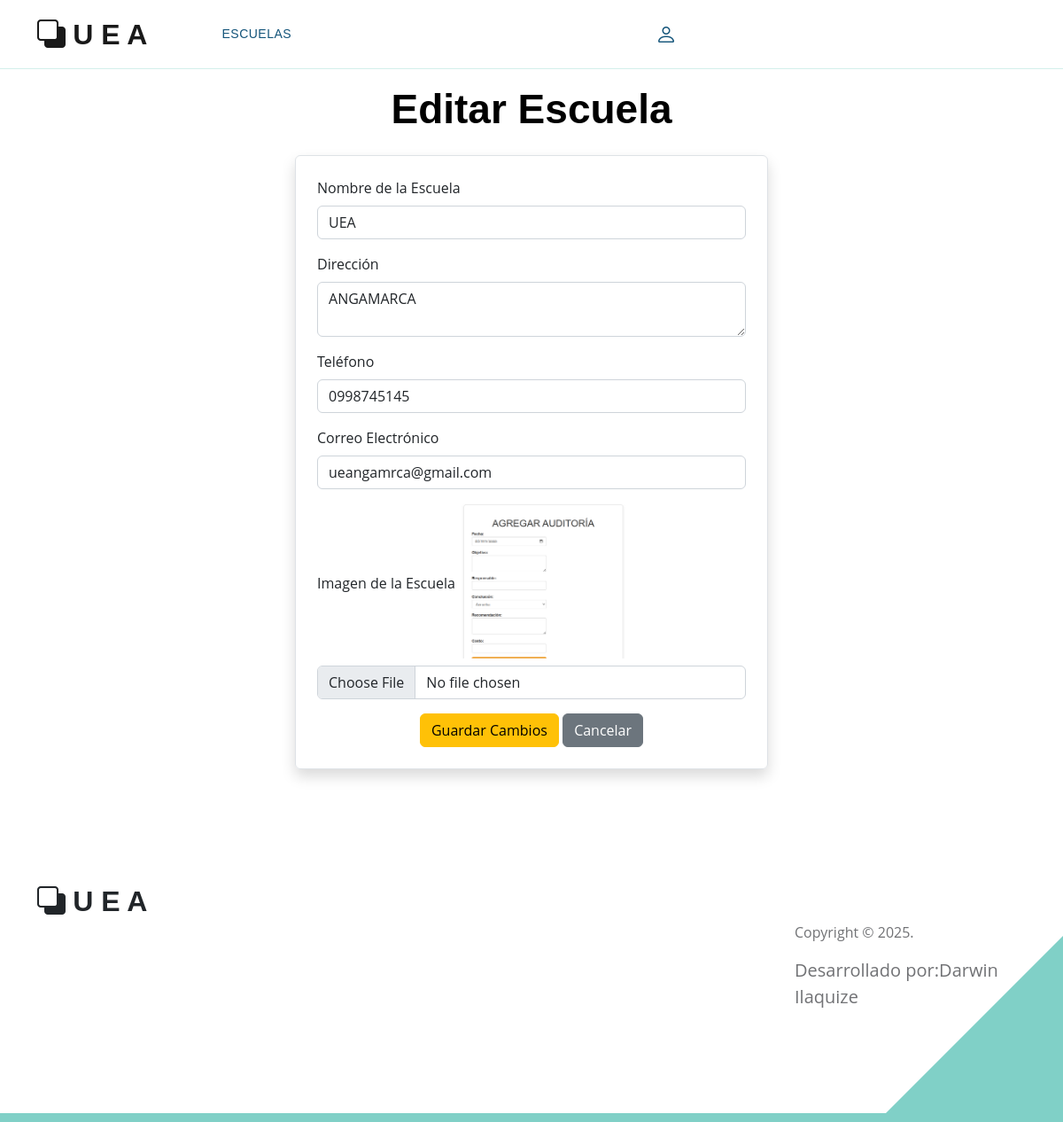
The app's page /editarEscuela/2/ with its own data.
### Aplicaciones/infraestructura/models.py (models this page shows, shortened)
class Escuela(models.Model):
    nombre = models.CharField(max_length=255)
    direccion = models.TextField()
    telefono = models.CharField(max_length=15, blank=True, null=True)
    correo = models.EmailField(blank=True, null=True)
    imagen = models.ImageField(upload_to='escuelas/', blank=True, null=True)

### Aplicaciones/infraestructura/views.py (the view)
# urls.py: path('editarEscuela/<int:id>/', views.editarEscuela, name='editarEscuela'),
def editarEscuela(request, id):
    escuela = Escuela.objects.get(id=id)
    return render(request, 'escuela/editarEscuela.html', {'escuela': escuela})

### Aplicaciones/infraestructura/templates/escuela/editarEscuela.html (shortened to what this page needs)
{% extends "plantilla.html" %}
{% block contenido %}
<br><br><br>
<div class="container mt-4">
    <h2 class="text-center mb-4">Editar Escuela</h2>
    <div class="row justify-content-center">
        <div class="col-md-6">
            <form action="{% url 'actualizarEscuela' escuela.id %}" method="POST" enctype="multipart/form-data" class="p-4 border rounded shadow">
                <div class="mb-3">
                    <label for="nombre" class="form-label">Nombre de la Escuela</label>
                    <input type="text" class="form-control" name="nombre" id="nombre" value="{{ escuela.nombre }}" maxlength="255" required>
                </div>
                <div class="mb-3">
                    <label for="direccion" class="form-label">Dirección</label>
                    <textarea class="form-control" name="direccion" id="direccion" required>{{ escuela.direccion }}</textarea>
                </div>
                <div class="mb-3">
                    <label for="telefono" class="form-label">Teléfono</label>
                    <input type="text" class="form-control" name="telefono" id="telefono" value="{{ escuela.telefono|default_if_none:'' }}" maxlength="15">
                </div>
                <div class="mb-3">
                    <label for="correo" class="form-label">Correo Electrónico</label>
                    <input type="email" class="form-control" name="correo" id="correo" value="{{ escuela.correo|default_if_none:'' }}">
                </div>
                <div class="mb-3">
                    <label for="imagen" class="form-label">Imagen de la Escuela</label>
                    {% if escuela.imagen %}
                        <img src="{{ escuela.imagen.url }}" alt="Imagen de la escuela" class="img-fluid mb-2" style="max-width: 200px;">
                    {% endif %}
                    <input type="file" class="form-control" name="imagen" id="imagen">
                </div>
                <div class="text-center">
                    <button type="submit" class="btn btn-warning">Guardar Cambios</button>
                    <a href="{% url 'listarEscuelas' %}" class="btn btn-secondary">Cancelar</a>
                </div>
            </form>
        </div>
    </div>
</div>
<br>
{% endblock %}

### Escuela/static/plantilla/css/templatemo-topic-listing.css (style rules this page uses)
:root { --white-color: #ffffff; --primary-color: #13547a; --secondary-color: #80d0c7; --section-bg-color: #f0f8ff; --custom-btn-bg-color: #80d0c7; --custom-btn-bg-hover-color: #13547a; --dark-color: #000000; --p-color: #717275; --border-color: #7fffd4; --link-hover-color: #13547a; --body-font-family: 'Open Sans', sans-serif; --title-font-family: 'Montserrat', sans-serif; --h1-font-size: 58px; --h2-font-size: 46px; --h3-font-size: 32px; --h4-font-size: 28px; --h5-font-size: 24px; --h6-font-size: 22px; --p-font-size: 20px; --menu-font-size: 14px; --btn-font-size: 18px; --copyright-font-size: 16px; --border-radius-large: 100px; --border-radius-medium: 20px; --border-radius-small: 10px; --font-weight-normal: 400; --font-weight-medium: 500; --font-weight-semibold: 600; --font-weight-bold: 700; }
body { background-color: var(--white-color); font-family: var(--body-font-family); }
h2, h3, h4, h5, h6 { color: var(--dark-color); }
h1, h2, h3, h4, h5, h6 { font-family: var(--title-font-family); font-weight: var(--font-weight-semibold); }
h2 { font-size: var(--h2-font-size); font-weight: var(--font-weight-bold); }
a, button { touch-action: manipulation; transition: all 0.3s; }
a { display: inline-block; color: var(--primary-color); text-decoration: none; }

### records on screen
Escuela: nombre "UEA", direccion "ANGAMARCA", telefono "0998745145", correo "ueangamrca@gmail.com", imagen (picture)
